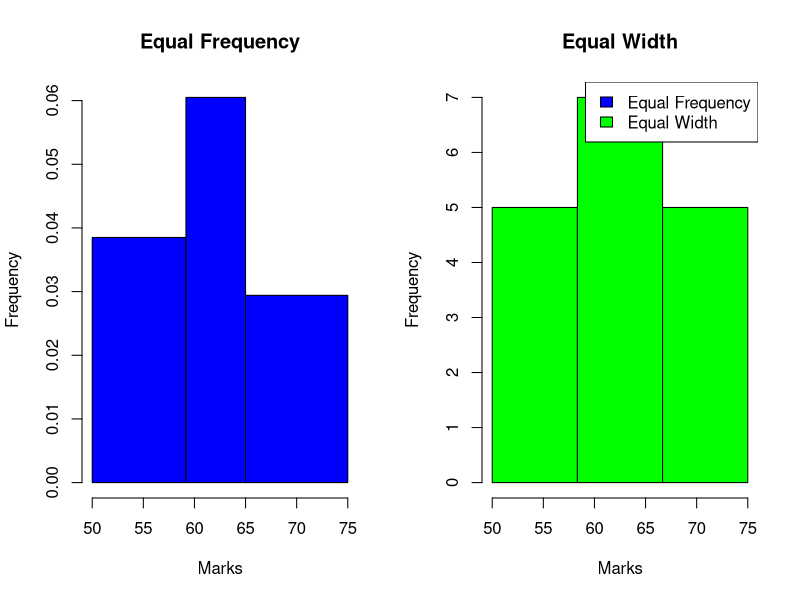

Here is the R script that generated this plot:
marks <- c(55, 60, 71, 63, 55, 65, 50, 55, 58, 59, 61, 63, 65, 67, 71, 72, 75)
bins <- 3
width <- 3
breakf <- quantile(marks, probs = seq(0, 1, length.out = bins + 1), type = 5)
breakw <- seq(min(marks), max(marks), length.out = width + 1)
par(mfrow = c(1, 2))
histf <- hist(marks, breaks = breakf, main = "Equal Frequency", xlab = "Marks", ylab = "Frequency", col = "blue", border = "black")
histw <- hist(marks, breaks = breakw, main = "Equal Width", xlab = "Marks", ylab = "Frequency", col = "green", border = "black")
legend("topright", legend = c("Equal Frequency", "Equal Width"), fill = c("blue", "green"))